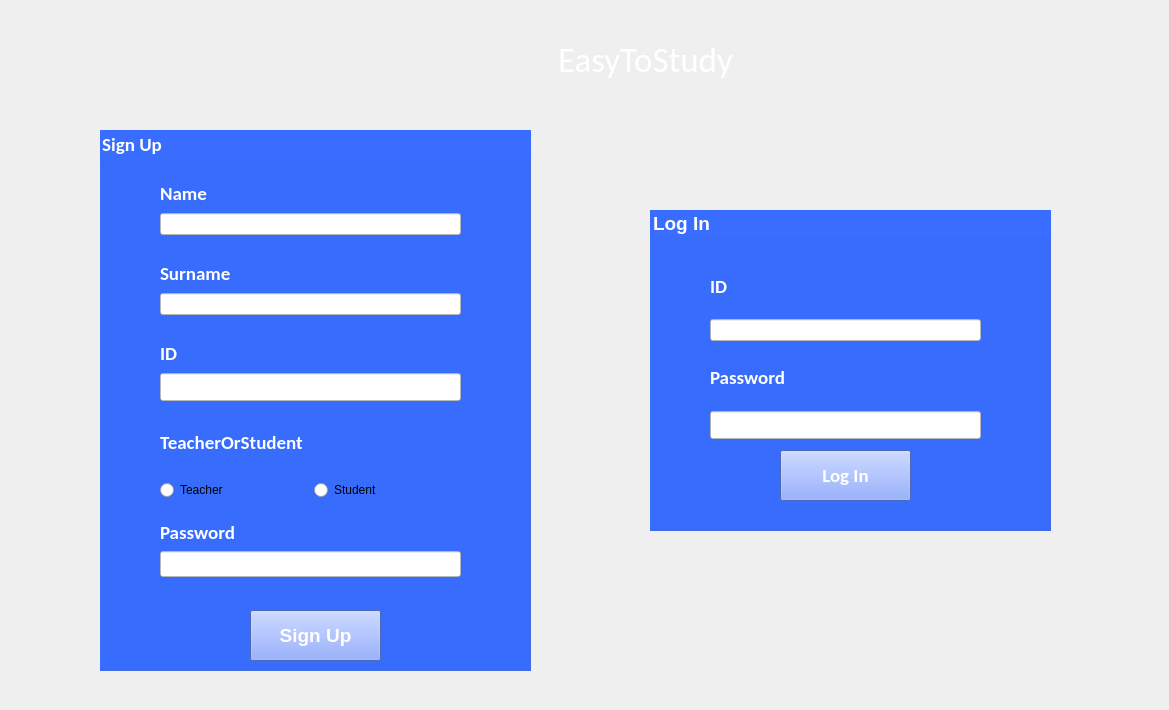
<?xml version="1.0" encoding="UTF-8"?>
<ui version="4.0">
 <class>MainWindow</class>
 <widget class="QMainWindow" name="MainWindow">
  <property name="geometry">
   <rect>
    <x>0</x>
    <y>0</y>
    <width>1169</width>
    <height>710</height>
   </rect>
  </property>
  <property name="windowTitle">
   <string>Sign Up and Log in</string>
  </property>
  <property name="windowIcon">
   <iconset resource="src.qrc">
    <normaloff>:/images/border.png</normaloff>:/images/border.png</iconset>
  </property>
  <property name="styleSheet">
   <string notr="true">#centralwidget{
	background-image: url(:/images/bg.jpg);
}</string>
  </property>
  <widget class="QWidget" name="centralwidget">
   <widget class="QWidget" name="topPanel" native="true">
    <property name="geometry">
     <rect>
      <x>-1</x>
      <y>-11</y>
      <width>1171</width>
      <height>121</height>
     </rect>
    </property>
    <property name="styleSheet">
     <string notr="true">#topPanel
{
	background-image: url(:/images/topPanel.jpg);
}</string>
    </property>
    <widget class="QWidget" name="layoutWidget">
     <property name="geometry">
      <rect>
       <x>230</x>
       <y>10</y>
       <width>651</width>
       <height>121</height>
      </rect>
     </property>
     <layout class="QHBoxLayout" name="horizontalLayout">
      <item>
       <widget class="QWidget" name="icon" native="true">
        <property name="styleSheet">
         <string notr="true">#icon
{
	image: url(:/images/book.jpg);
}</string>
        </property>
       </widget>
      </item>
      <item>
       <widget class="QLabel" name="label">
        <property name="font">
         <font>
          <family>Calibri</family>
          <pointsize>26</pointsize>
         </font>
        </property>
        <property name="styleSheet">
         <string notr="true">#label
{
color :white;
}</string>
        </property>
        <property name="text">
         <string>EasyToStudy</string>
        </property>
       </widget>
      </item>
     </layout>
    </widget>
   </widget>
   <widget class="QGroupBox" name="signUp">
    <property name="geometry">
     <rect>
      <x>100</x>
      <y>130</y>
      <width>431</width>
      <height>541</height>
     </rect>
    </property>
    <property name="font">
     <font>
      <family>Calibri</family>
      <pointsize>14</pointsize>
      <bold>true</bold>
     </font>
    </property>
    <property name="styleSheet">
     <string notr="true">#signUp
{
color: white;
	background-color: rgb(56, 109, 255);
}</string>
    </property>
    <property name="title">
     <string>Sign Up</string>
    </property>
    <widget class="QPushButton" name="signup">
     <property name="geometry">
      <rect>
       <x>150</x>
       <y>480</y>
       <width>131</width>
       <height>51</height>
      </rect>
     </property>
     <property name="font">
      <font>
       <pointsize>14</pointsize>
       <bold>true</bold>
      </font>
     </property>
     <property name="styleSheet">
      <string notr="true">#signup
{
color: white;
background-color: rgb(111, 145, 255);	
border -width: 0px;
border -radius: 4px; 
}

#signup:hover
{
	background-color: rgb(8, 0, 255);

}</string>
     </property>
     <property name="text">
      <string>Sign Up</string>
     </property>
    </widget>
    <widget class="QWidget" name="layoutWidget">
     <property name="geometry">
      <rect>
       <x>60</x>
       <y>50</y>
       <width>301</width>
       <height>55</height>
      </rect>
     </property>
     <layout class="QVBoxLayout" name="verticalLayout">
      <item>
       <widget class="QLabel" name="name">
        <property name="font">
         <font>
          <family>Calibri</family>
          <pointsize>14</pointsize>
          <bold>true</bold>
         </font>
        </property>
        <property name="styleSheet">
         <string notr="true">#name
{
color: white;
}</string>
        </property>
        <property name="text">
         <string>Name</string>
        </property>
       </widget>
      </item>
      <item>
       <widget class="QLineEdit" name="nameLine">
        <property name="styleSheet">
         <string notr="true">#nameLine
{
	background-color: rgb(255, 255, 255);
}</string>
        </property>
       </widget>
      </item>
     </layout>
    </widget>
    <widget class="QWidget" name="layoutWidget">
     <property name="geometry">
      <rect>
       <x>60</x>
       <y>210</y>
       <width>301</width>
       <height>61</height>
      </rect>
     </property>
     <layout class="QVBoxLayout" name="verticalLayout_5">
      <item>
       <widget class="QLabel" name="id">
        <property name="font">
         <font>
          <family>Calibri</family>
          <pointsize>14</pointsize>
          <bold>true</bold>
         </font>
        </property>
        <property name="styleSheet">
         <string notr="true">#id
{
color: white;
}</string>
        </property>
        <property name="text">
         <string>ID</string>
        </property>
       </widget>
      </item>
      <item>
       <widget class="QLineEdit" name="idLine">
        <property name="font">
         <font>
          <family>Calibri</family>
          <pointsize>11</pointsize>
         </font>
        </property>
        <property name="styleSheet">
         <string notr="true">#idLine
{
	background-color: rgb(255, 255, 255);
}</string>
        </property>
       </widget>
      </item>
     </layout>
    </widget>
    <widget class="QWidget" name="layoutWidget">
     <property name="geometry">
      <rect>
       <x>60</x>
       <y>280</y>
       <width>301</width>
       <height>90</height>
      </rect>
     </property>
     <layout class="QVBoxLayout" name="verticalLayout_6">
      <item>
       <widget class="QLabel" name="id2">
        <property name="sizePolicy">
         <sizepolicy hsizetype="Ignored" vsizetype="Preferred">
          <horstretch>0</horstretch>
          <verstretch>0</verstretch>
         </sizepolicy>
        </property>
        <property name="font">
         <font>
          <family>Calibri</family>
          <pointsize>14</pointsize>
          <bold>true</bold>
         </font>
        </property>
        <property name="styleSheet">
         <string notr="true">#id2
{
color: white;
}</string>
        </property>
        <property name="text">
         <string>TeacherOrStudent</string>
        </property>
       </widget>
      </item>
      <item>
       <layout class="QHBoxLayout" name="horizontalLayout_3">
        <item>
         <widget class="QRadioButton" name="radioButton_isTeacher">
          <property name="enabled">
           <bool>true</bool>
          </property>
          <property name="text">
           <string>Teacher</string>
          </property>
          <property name="checkable">
           <bool>true</bool>
          </property>
          <property name="checked">
           <bool>false</bool>
          </property>
         </widget>
        </item>
        <item>
         <widget class="QRadioButton" name="radioButton_isStudent">
          <property name="text">
           <string>Student</string>
          </property>
         </widget>
        </item>
       </layout>
      </item>
     </layout>
    </widget>
    <widget class="QWidget" name="layoutWidget">
     <property name="geometry">
      <rect>
       <x>60</x>
       <y>130</y>
       <width>301</width>
       <height>55</height>
      </rect>
     </property>
     <layout class="QVBoxLayout" name="verticalLayout_7">
      <item>
       <widget class="QLabel" name="surname">
        <property name="font">
         <font>
          <family>Calibri</family>
          <pointsize>14</pointsize>
          <bold>true</bold>
         </font>
        </property>
        <property name="styleSheet">
         <string notr="true">#surname
{
color: white;
}</string>
        </property>
        <property name="text">
         <string>Surname</string>
        </property>
       </widget>
      </item>
      <item>
       <widget class="QLineEdit" name="surnameLine">
        <property name="styleSheet">
         <string notr="true">#surnameLine
{
	background-color: rgb(255, 255, 255);
}</string>
        </property>
       </widget>
      </item>
     </layout>
    </widget>
    <widget class="QWidget" name="layoutWidget">
     <property name="geometry">
      <rect>
       <x>60</x>
       <y>390</y>
       <width>301</width>
       <height>57</height>
      </rect>
     </property>
     <layout class="QVBoxLayout" name="verticalLayout_4">
      <item>
       <widget class="QLabel" name="password">
        <property name="font">
         <font>
          <family>Calibri</family>
          <pointsize>14</pointsize>
          <bold>true</bold>
         </font>
        </property>
        <property name="styleSheet">
         <string notr="true">#password
{
color: white;
}</string>
        </property>
        <property name="text">
         <string>Password</string>
        </property>
       </widget>
      </item>
      <item>
       <widget class="QLineEdit" name="passwordLine">
        <property name="font">
         <font>
          <family>Calibri</family>
          <pointsize>11</pointsize>
         </font>
        </property>
        <property name="styleSheet">
         <string notr="true">#passwordLine
{
	
	background-color: rgb(255, 255, 255);
}</string>
        </property>
        <property name="echoMode">
         <enum>QLineEdit::Password</enum>
        </property>
       </widget>
      </item>
     </layout>
    </widget>
    <zorder>layoutWidget</zorder>
    <zorder>layoutWidget</zorder>
    <zorder>layoutWidget</zorder>
    <zorder>layoutWidget</zorder>
    <zorder>layoutWidget</zorder>
    <zorder>signup</zorder>
   </widget>
   <widget class="QGroupBox" name="logIn">
    <property name="geometry">
     <rect>
      <x>650</x>
      <y>210</y>
      <width>401</width>
      <height>321</height>
     </rect>
    </property>
    <property name="font">
     <font>
      <pointsize>14</pointsize>
      <bold>true</bold>
     </font>
    </property>
    <property name="styleSheet">
     <string notr="true">#logIn
{
	color: rgb(255, 255, 255);
background-color: rgb(56, 109, 255);
}</string>
    </property>
    <property name="title">
     <string>Log In</string>
    </property>
    <widget class="QPushButton" name="LogIn">
     <property name="geometry">
      <rect>
       <x>130</x>
       <y>240</y>
       <width>131</width>
       <height>51</height>
      </rect>
     </property>
     <property name="font">
      <font>
       <family>Calibri</family>
       <pointsize>14</pointsize>
       <bold>true</bold>
      </font>
     </property>
     <property name="styleSheet">
      <string notr="true">#LogIn{
color: white;
background-color: rgb(111, 145, 255);	
border -width: 0px;
border -radius: 4px; 
}
#LogIn:hover
{
	background-color: rgb(8, 0, 255);

}</string>
     </property>
     <property name="text">
      <string>Log In</string>
     </property>
    </widget>
    <widget class="QWidget" name="layoutWidget">
     <property name="geometry">
      <rect>
       <x>60</x>
       <y>50</y>
       <width>271</width>
       <height>81</height>
      </rect>
     </property>
     <layout class="QVBoxLayout" name="verticalLayout_2">
      <item>
       <widget class="QLabel" name="label_2">
        <property name="font">
         <font>
          <family>Calibri</family>
          <pointsize>14</pointsize>
          <bold>true</bold>
         </font>
        </property>
        <property name="styleSheet">
         <string notr="true">color: rgb(255, 255, 255);</string>
        </property>
        <property name="text">
         <string>ID</string>
        </property>
       </widget>
      </item>
      <item>
       <widget class="QLineEdit" name="Id">
        <property name="styleSheet">
         <string notr="true">background-color: rgb(255, 255, 255);</string>
        </property>
       </widget>
      </item>
     </layout>
    </widget>
    <widget class="QWidget" name="layoutWidget">
     <property name="geometry">
      <rect>
       <x>60</x>
       <y>140</y>
       <width>271</width>
       <height>89</height>
      </rect>
     </property>
     <layout class="QVBoxLayout" name="verticalLayout_3">
      <item>
       <widget class="QLabel" name="label_3">
        <property name="font">
         <font>
          <family>Calibri</family>
          <pointsize>14</pointsize>
          <bold>true</bold>
         </font>
        </property>
        <property name="styleSheet">
         <string notr="true">color: rgb(255, 255, 255);</string>
        </property>
        <property name="text">
         <string>Password</string>
        </property>
       </widget>
      </item>
      <item>
       <widget class="QLineEdit" name="Password">
        <property name="font">
         <font>
          <family>Calibri</family>
          <pointsize>11</pointsize>
         </font>
        </property>
        <property name="styleSheet">
         <string notr="true">background-color: rgb(255, 255, 255);</string>
        </property>
        <property name="echoMode">
         <enum>QLineEdit::Password</enum>
        </property>
       </widget>
      </item>
     </layout>
    </widget>
   </widget>
  </widget>
 </widget>
 <resources>
  <include location="src.qrc"/>
 </resources>
 <connections/>
</ui>
